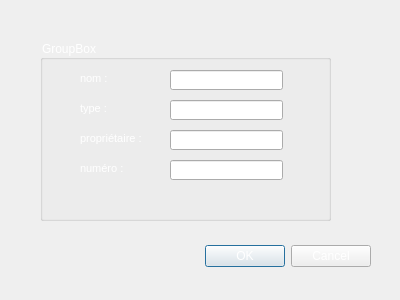
<?xml version="1.0" encoding="UTF-8"?>
<ui version="4.0">
 <class>Dialog</class>
 <widget class="QDialog" name="Dialog">
  <property name="geometry">
   <rect>
    <x>0</x>
    <y>0</y>
    <width>400</width>
    <height>300</height>
   </rect>
  </property>
  <property name="windowTitle">
   <string>Dialog</string>
  </property>
  <property name="styleSheet">
   <string notr="true">/*Copyright (c) DevSec Studio. All rights reserved.

MIT License

Permission is hereby granted, free of charge, to any person obtaining a copy
of this software and associated documentation files (the &quot;Software&quot;), to deal
in the Software without restriction, including without limitation the rights
to use, copy, modify, merge, publish, distribute, sublicense, and/or sell
copies of the Software, and to permit persons to whom the Software is
furnished to do so, subject to the following conditions:

The above copyright notice and this permission notice shall be included in all
copies or substantial portions of the Software.

THE SOFTWARE IS PROVIDED *AS IS*, WITHOUT WARRANTY OF ANY KIND, EXPRESS OR
IMPLIED, INCLUDING BUT NOT LIMITED TO THE WARRANTIES OF MERCHANTABILITY,
FITNESS FOR A PARTICULAR PURPOSE AND NONINFRINGEMENT. IN NO EVENT SHALL THE
AUTHORS OR COPYRIGHT HOLDERS BE LIABLE FOR ANY CLAIM, DAMAGES OR OTHER
LIABILITY, WHETHER IN AN ACTION OF CONTRACT, TORT OR OTHERWISE, ARISING FROM,
OUT OF OR IN CONNECTION WITH THE SOFTWARE OR THE USE OR OTHER DEALINGS IN THE SOFTWARE.
*/

/*-----QWidget-----*/
QWidget
{
	background-color: QLinearGradient(x1:0, y1:0, x2:0, y2:1, stop:1 #212121, stop:.4 #343434);
	color: #ffffff;
	border-color: #000000;

}


/*-----QLabel-----*/
QLabel
{
	background-color: transparent;
	color: #fff;
	font-size: 8pt;
	border-color: #ffffff;

}


/*-----QToolButton-----*/
QToolButton
{
	background-color: qlineargradient(spread:repeat, x1:1, y1:0, x2:1, y2:1, stop:0 rgba(254, 171, 66, 255),stop:1 rgba(255, 153, 0, 255));
	color: #000;
	font-size: 14pt;
	border-radius: 4px;
	padding: 10px;

}


QToolButton::pressed
{
	background-color: #6b960f;

}


/*-----QTabWidget-----*/
QTabBar::tab
{
	font-size: 8pt;
	font-weight: bold;
	width: 80px;
    border: 1px solid #444;
    border-bottom-style: none;
	border-top-style: none;
    background-color: #323232;
    padding-top: 3px;
    padding-bottom: 2px;
    margin-right: -1px;

}

QTabWidget::pane 
{
    border: 1px solid qlineargradient(spread:repeat, x1:1, y1:0, x2:1, y2:1, stop:0 rgba(254, 171, 66, 255),stop:1 rgba(255, 153, 0, 255));
    top: 1px;

}

QTabBar::tab:last
{
    margin-right: 0; 

}

QTabBar::tab:first:!selected
{
	margin-left: 0px; 

}

QTabBar::tab:!selected
{
    color: #fff;
    border-bottom-style: solid;
    margin-top: 3px;
    background-color: QLinearGradient(x1:0, y1:0, x2:0, y2:1, stop:1 #212121, stop:.4 #343434);

}

QTabBar::tab:selected
{
	background-color: qlineargradient(spread:repeat, x1:1, y1:0, x2:1, y2:1, stop:0 rgba(254, 171, 66, 255),stop:1 rgba(255, 153, 0, 255));
	color: #000;
    margin-bottom: 0px;

}

QTabBar::tab:!selected:hover
{
    background-color: QLinearGradient(x1:0, y1:0, x2:0, y2:1, stop:1 #212121, stop:0.4 #343434, stop:0.2 #343434, stop:0.1 #ffaa00);

}</string>
  </property>
  <widget class="QDialogButtonBox" name="buttonBox">
   <property name="geometry">
    <rect>
     <x>30</x>
     <y>240</y>
     <width>341</width>
     <height>32</height>
    </rect>
   </property>
   <property name="orientation">
    <enum>Qt::Horizontal</enum>
   </property>
   <property name="standardButtons">
    <set>QDialogButtonBox::Cancel|QDialogButtonBox::Ok</set>
   </property>
  </widget>
  <widget class="QGroupBox" name="groupBox">
   <property name="geometry">
    <rect>
     <x>40</x>
     <y>40</y>
     <width>291</width>
     <height>181</height>
    </rect>
   </property>
   <property name="title">
    <string>GroupBox</string>
   </property>
   <widget class="QLabel" name="label">
    <property name="geometry">
     <rect>
      <x>40</x>
      <y>30</y>
      <width>91</width>
      <height>16</height>
     </rect>
    </property>
    <property name="text">
     <string>nom : </string>
    </property>
   </widget>
   <widget class="QLabel" name="label_2">
    <property name="geometry">
     <rect>
      <x>40</x>
      <y>60</y>
      <width>71</width>
      <height>16</height>
     </rect>
    </property>
    <property name="text">
     <string>type : </string>
    </property>
   </widget>
   <widget class="QLabel" name="label_3">
    <property name="geometry">
     <rect>
      <x>40</x>
      <y>90</y>
      <width>81</width>
      <height>16</height>
     </rect>
    </property>
    <property name="text">
     <string>propriétaire :</string>
    </property>
   </widget>
   <widget class="QLabel" name="label_4">
    <property name="geometry">
     <rect>
      <x>40</x>
      <y>120</y>
      <width>91</width>
      <height>16</height>
     </rect>
    </property>
    <property name="text">
     <string>numéro : </string>
    </property>
   </widget>
   <widget class="QLineEdit" name="lineEdit_nom">
    <property name="geometry">
     <rect>
      <x>130</x>
      <y>30</y>
      <width>113</width>
      <height>20</height>
     </rect>
    </property>
   </widget>
   <widget class="QLineEdit" name="lineEdit_type">
    <property name="geometry">
     <rect>
      <x>130</x>
      <y>60</y>
      <width>113</width>
      <height>20</height>
     </rect>
    </property>
   </widget>
   <widget class="QLineEdit" name="lineEdit_proprio">
    <property name="geometry">
     <rect>
      <x>130</x>
      <y>90</y>
      <width>113</width>
      <height>20</height>
     </rect>
    </property>
   </widget>
   <widget class="QLineEdit" name="lineEdit_num">
    <property name="geometry">
     <rect>
      <x>130</x>
      <y>120</y>
      <width>113</width>
      <height>20</height>
     </rect>
    </property>
   </widget>
  </widget>
 </widget>
 <resources/>
 <connections>
  <connection>
   <sender>buttonBox</sender>
   <signal>accepted()</signal>
   <receiver>Dialog</receiver>
   <slot>accept()</slot>
   <hints>
    <hint type="sourcelabel">
     <x>248</x>
     <y>254</y>
    </hint>
    <hint type="destinationlabel">
     <x>157</x>
     <y>274</y>
    </hint>
   </hints>
  </connection>
  <connection>
   <sender>buttonBox</sender>
   <signal>rejected()</signal>
   <receiver>Dialog</receiver>
   <slot>reject()</slot>
   <hints>
    <hint type="sourcelabel">
     <x>316</x>
     <y>260</y>
    </hint>
    <hint type="destinationlabel">
     <x>286</x>
     <y>274</y>
    </hint>
   </hints>
  </connection>
 </connections>
</ui>
